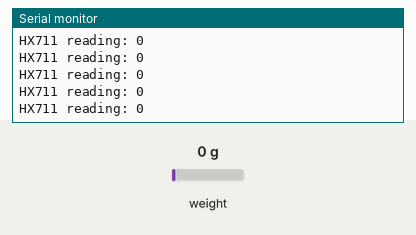
This sketch was run on a simulated ESP32. Shown: the last lines printed to the serial monitor. The test bench sets the inputs (shaded band); at power-on: weight on the scale 0 g.

Above: at 1.2 s.
1.3 s: weight on the scale set to 100 g
At 1.43 s:
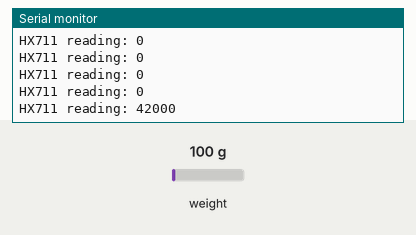
2.8 s: weight on the scale set to 1250 g
At 2.93 s:
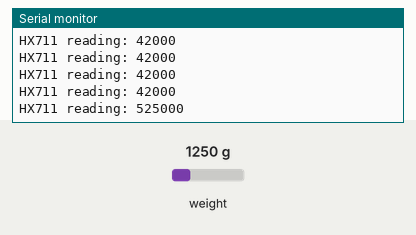
Timing chart, 0 to 5.8 s (numbered marks = the images above; inputs shaded):
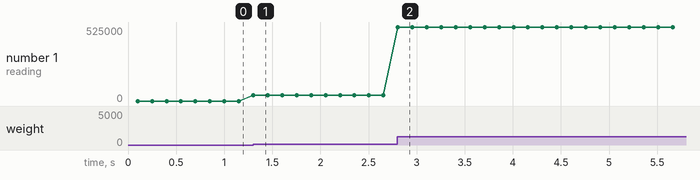

Measured:
- after the input at 1.3 s, the serial monitor: prints a new line at once (image 1)
- after the input at 2.8 s, the serial monitor: prints a new line at once (image 2)
- plotted number 1: 0 → 42000 after the input at 1.3 s, 42000 → 525000 after the input at 2.8 s

The sketch:

HX711_basic_example.ino
```cpp
#include "HX711.h"

// HX711 circuit wiring
const int HX711_OUT = 26;
const int HX711_SCK = 27;

HX711 hx711;

void setup() {
  Serial.begin(9600);
  hx711.begin(HX711_OUT, HX711_SCK);
}

void loop() {

  if (hx711.is_ready()) {
    long reading = hx711.read();
    Serial.print("HX711 reading: ");
    Serial.println(reading);
  }

  delay(50);

}
```
